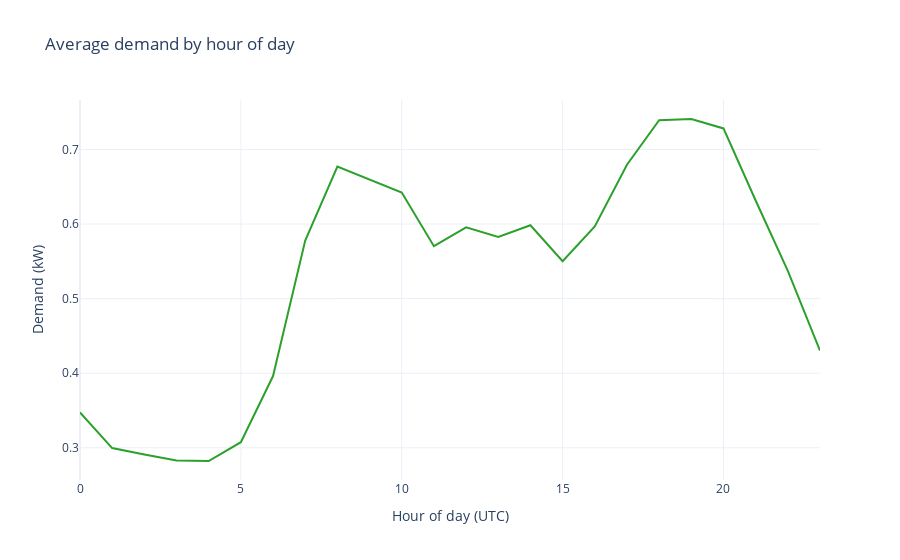

The notebook cell this image was saved under:
### Markdown cell above
### Figure 2 – Hourly demand profile

### Code cell
# Visualize Hourly Demand Profile
hour_profile = df['Demand'].groupby(df.index.hour).mean()
hour_profile.index.name = 'hour'
hour_profile = hour_profile.reset_index()
fig, ax = plt.subplots(figsize=(6, 4))
ax.plot(hour_profile['hour'], hour_profile['Demand'], color=COLORS['demand'], linewidth=1.8)
ax.set_title('Average demand by hour of day')
ax.set_xlabel('Hour of day (UTC)')
ax.set_ylabel('Demand (kW)')
fig.tight_layout()
save_figure(fig, 'task5_fig_demand_hour')
plt.show()

fig_px = px.line(hour_profile, x='hour', y='Demand', labels={'hour': 'Hour of day (UTC)', 'Demand': 'Demand (kW)'},
                 title='Average demand by hour of day')
save_interactive(fig_px, 'task5_fig_demand_hour_interactive')
fig_px.show()

### Figure 1 — Plotly figure (JSON) as saved in the notebook; plotly's stock layout.template omitted (floating-point values rounded to 4 significant figures)
{"data": [{"hovertemplate": "Hour of day (UTC)=%{x}<br>Demand (kW)=%{y}<extra></extra>", "legendgroup": "", "line": {"color": "#2ca02c", "dash": "solid"}, "marker": {"symbol": "circle"}, "mode": "lines", "name": "", "orientation": "v", "showlegend": false, "type": "scatter", "x": [0, 1, 2, 3, 4, 5, 6, 7, 8, 9, 10, 11, 12, 13, 14, 15, 16, 17, 18, 19, 20, 21, 22, 23], "xaxis": "x", "y": [0.3473, 0.2996, 0.291, 0.283, 0.2823, 0.3075, 0.3962, 0.5779, 0.6771, 0.6598, 0.6422, 0.5702, 0.5955, 0.5827, 0.5984, 0.5502, 0.5967, 0.6794, 0.7391, 0.7408, 0.7281, 0.6315, 0.5371, 0.4302], "yaxis": "y"}], "layout": {"legend": {"tracegroupgap": 0}, "title": {"text": "Average demand by hour of day"}, "xaxis": {"anchor": "y", "domain": [0, 1], "title": {"text": "Hour of day (UTC)"}}, "yaxis": {"anchor": "x", "domain": [0, 1], "title": {"text": "Demand (kW)"}}}}
